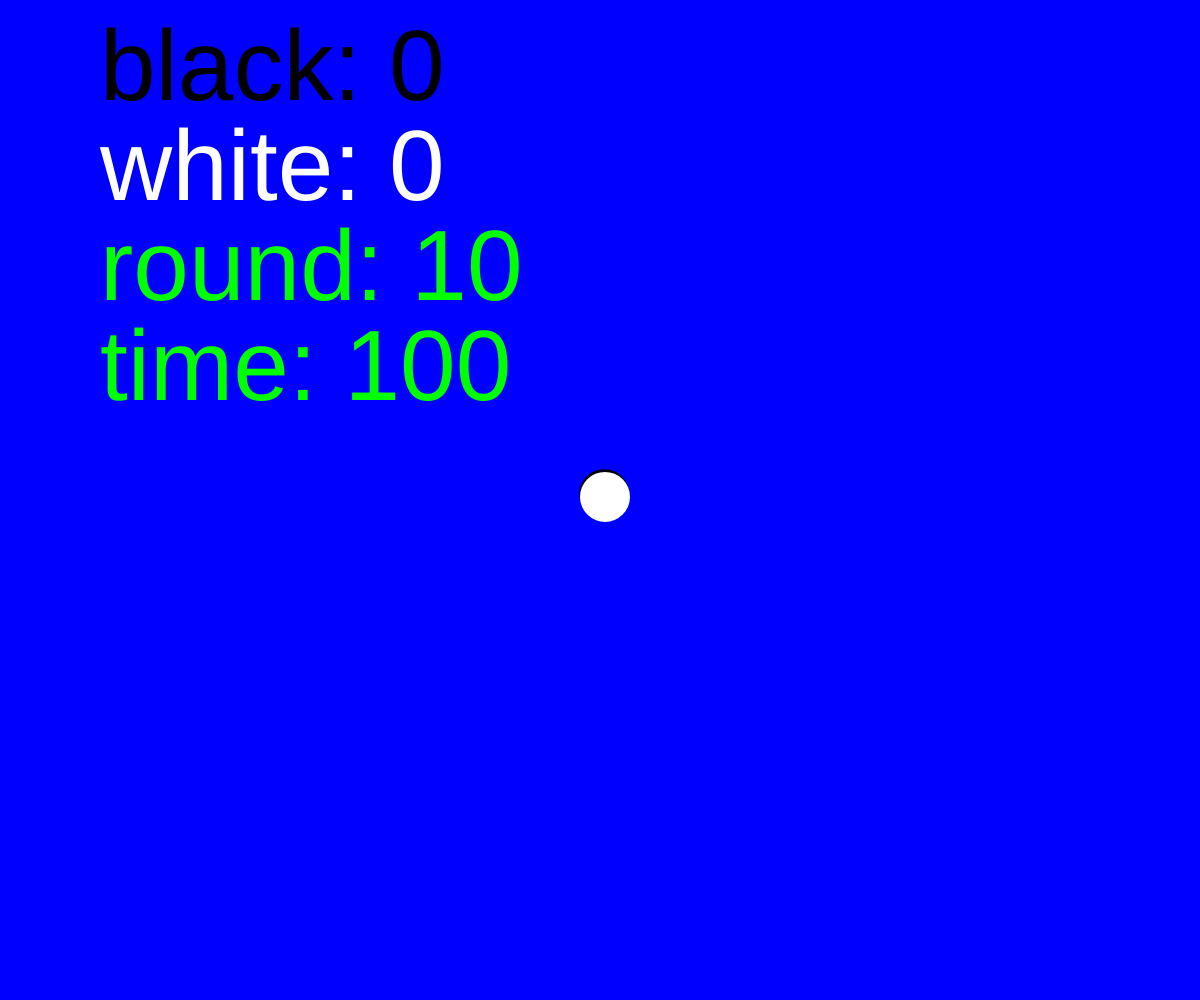
Frame 1 (no input)
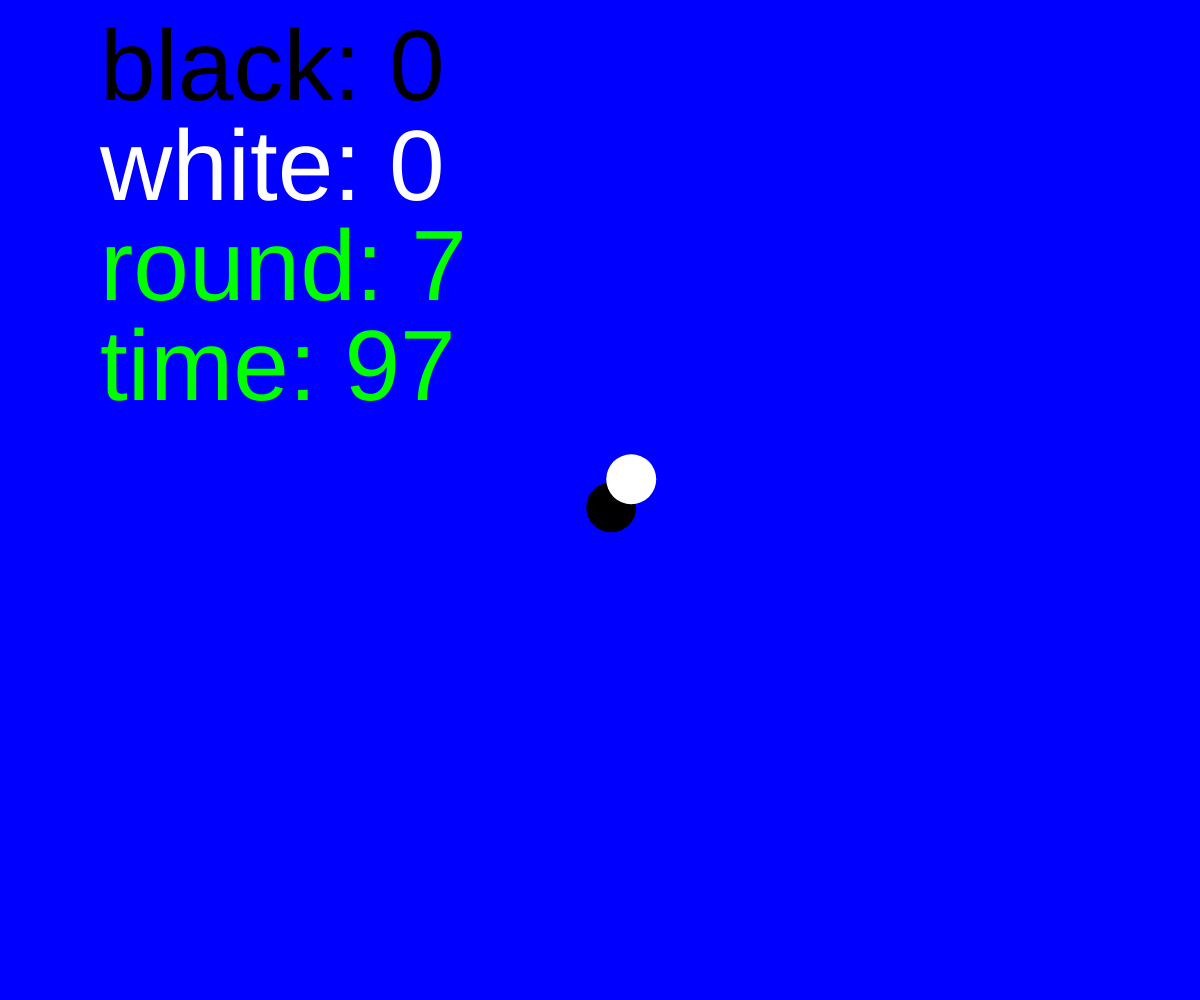
Frame 60 (no input)
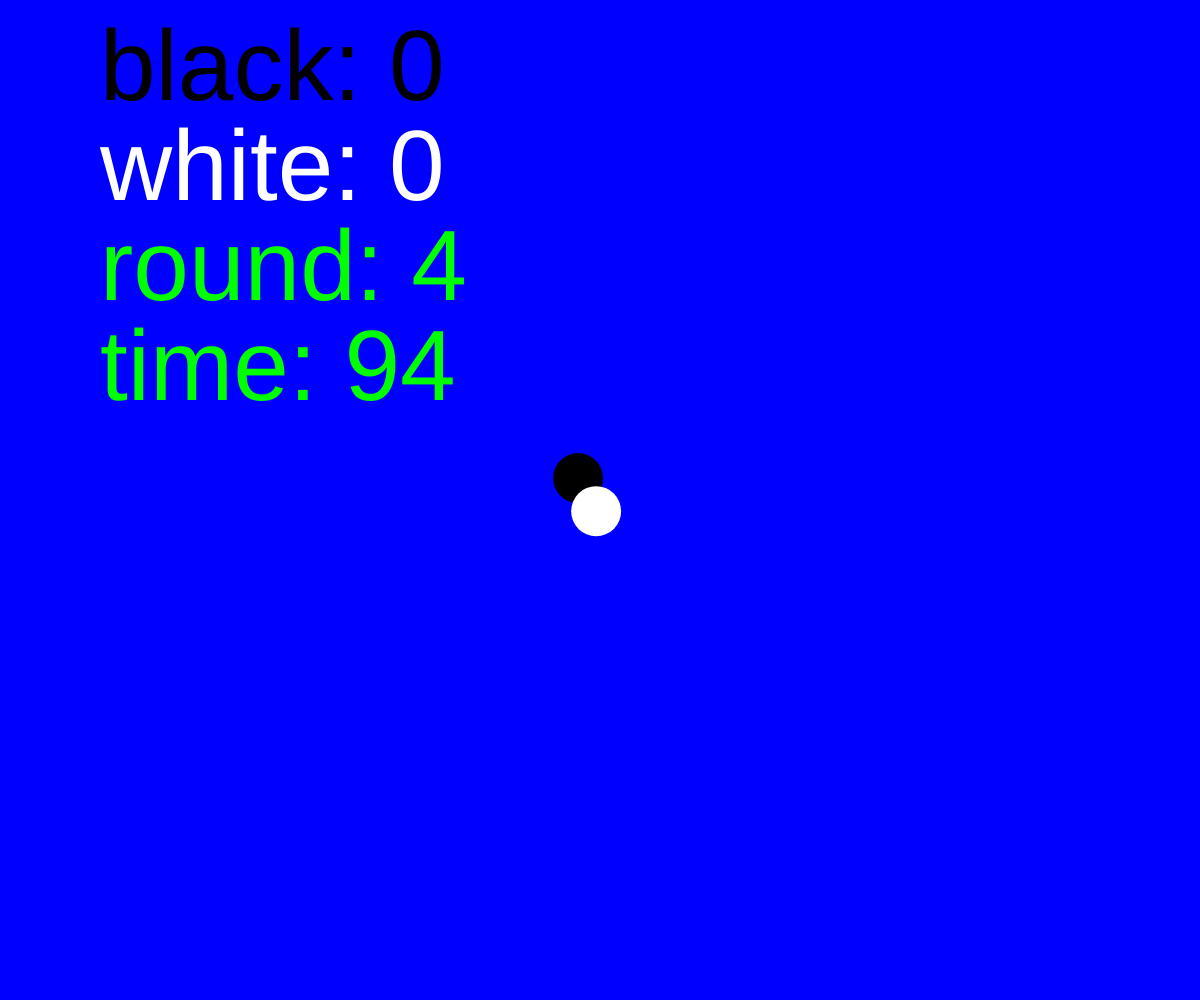
Frame 120 (the mouse pressed at the canvas centre since frame 60)

The p5.js sketch that drew these frames (run headless with seeded random() and noise() and a simulated clock; from frame 60 on, the mouse is pressed at the canvas centre):

// p5.js sketch
// ── sketch.js
blobarray = [];

x = 0;
y = 0;
w = 0;
h = 0;

function setup() {
	createCanvas(windowWidth, windowHeight);
	// background(0, 0, 255);

	w = width / 2;
	h = height / 2;

	x = width / 2;
	y = height / 2;

	blobs = new Blobs();
}

function draw() {
	background(0, 0, 255);
	noStroke();
	textSize(100);

	if (t > 0) {
		for (var i = 0; i < blobarray.length; i++) {
			blobarray[i].move();
			blobarray[i].display();
		}
		param();
		square();
		// blobs.intersector();
	}
	else { result(); }
}

b_score = 0;
w_score = 0;

i = 0;
r = 10;
t = 100;
n = 0;

function param() {
	i++;
	if (i > 19) { i = 0; r--; t--; }
	if (r < 1) {
		r = 10;
		w = int(random(width / 2, width));
		h = int(random(height / 3, height / 3 * 2));
		blobarray = append(blobarray, new Blob(0, w, h));
		blobarray = append(blobarray, new Blob(255, w, h));
	}

	fill(0, 255, 0);
	text("round: " + r, 100, 300);
	text("time: " + t, 100, 400);

	fill(0);
	text("black: " + b_score, 100, 100);
	if (b_score > w_score && int(frameCount / 10) % 2 == 1) { text("black is winning!", 100, 700); }
	fill(255);
	text("white: " + w_score, 100, 200);
	if (w_score > b_score && int(frameCount / 10) % 2 == 1) { text("white is winning!", 100, 700); }
}

function square() {
	a = 3;
	x = w - a / 2;
	y = h - a / 2;
	g = get(x + a / 2, y + a / 2);
	if (g[0] == 0 && g[1] == 0 && g[2] == 0) { b_score++; }
	if (g[0] == 255 && g[1] == 255 && g[2] == 255) { w_score++; }
	fill(0, 255, 0);
	ellipse(x, y, a, a);
}

function result() {
	if (b_score > w_score) {
		fill(0);
		if (int(frameCount / 10) % 2 == 1) {
			text("☺", 100, height / 2 - 150);
			text(b_score, 100, height / 2 - 50);
		}
		fill(255);
		text("ಠ_ಠ", 100, height / 2 + 50);
		text(w_score, 100, height / 2 + 150);
	}
	else if (b_score < w_score) {
		fill(255);
		if (int(frameCount / 10) % 2 == 1) { 
			text("☺", 100, height / 2 - 150);
			text(w_score, 100, height / 2 - 50);
		}
		fill(0);
		text("ಠ_ಠ", 100, height / 2 + 50);
		text(b_score, 100, height / 2 + 150);
	}
	else {
		if (int(frameCount / 10) % 2 == 1) { 
			fill(0);
			text("☺", 100, height / 2 - 150);
			text(b_score, 100, height / 2 - 50);
			fill(255);
			text("☺", 100, height / 2 + 50);
			text(w_score, 100, height / 2 + 150);
		}
	}
	fill (0, 255, 0);
	text("next round in: " + n, 600, height / 2);
}

class Blobs {
	constructor() {
		// for (var i = 0; i < 2; i++)
		blobarray[0] = new Blob(0, w, h);
		blobarray[1] = new Blob(255, w, h);
	}

	// intersector() {
	// 	for (var i = 0; i < blobarray.length && blobarray[i + 1]; i++) {
	// 		var d = dist(blobarray[i].x, blobarray[i].y, blobarray[i + 1].x, blobarray[i + 1].y);
	// 		if (d < 25 * 2 && blobarray[i].f == 0) {
	// 			blobarray = append(blobarray, new Blob(0));
	// 			blobarray[i].f = 1;
	// 		}
	// 	}
	// }
}

class Blob {
	constructor(c, w, h) {
		this.x = w;
		this.y = h;
		this.c = c;
		this.f = 0;
	}

	move() {
		this.ran_x = random(-10, 10);
		this.ran_y = random(-10, 10);
		if (this.x + this.ran_x > width) { this.ran_x -= 10; }
		if (this.y + this.ran_y > height) { this.ran_y -= 10; }
		this.x = this.x + this.ran_x;
		this.y = this.y + this.ran_y;
	}

	display() {
		fill(this.c);
		ellipse(this.x, this.y, 50, 50);
	}
}
